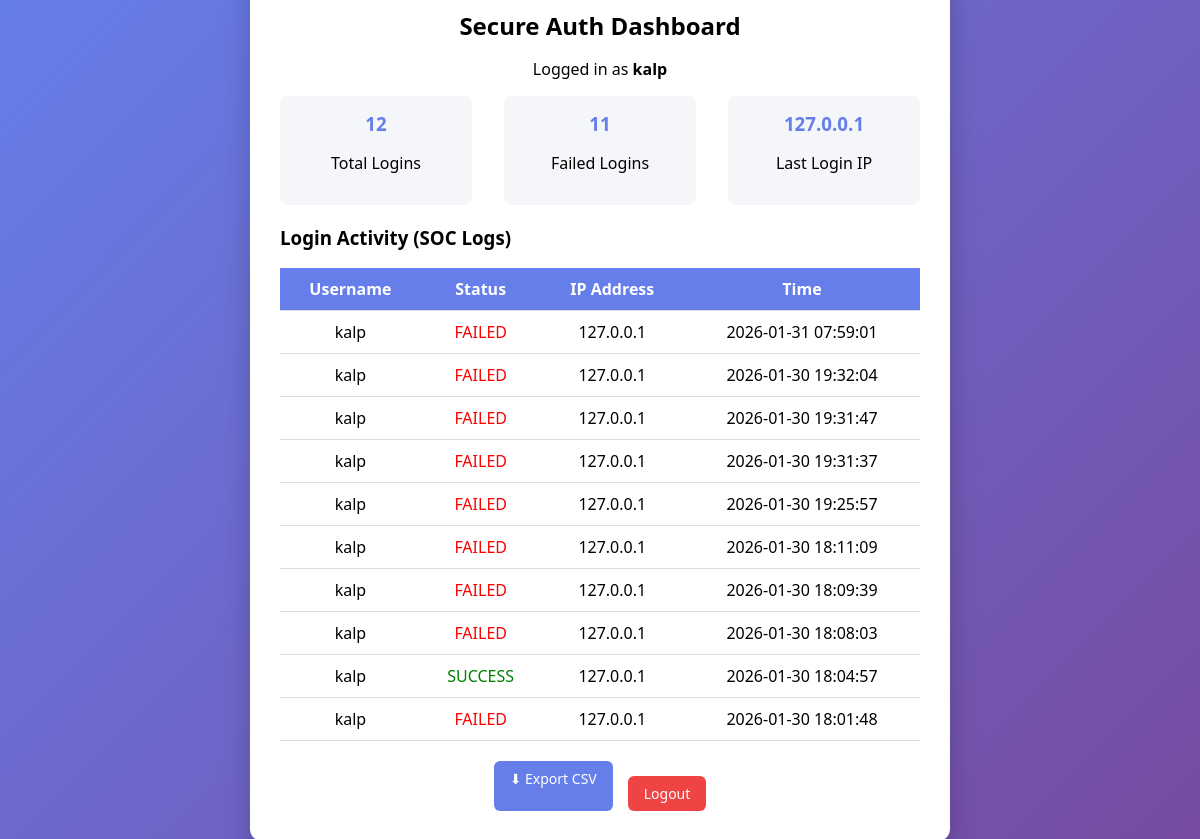
The app's page /dashboard (signed in) with its own data.
### tables this page shows
CREATE TABLE login_logs(
            username TEXT,
            status TEXT,
            ip TEXT,
            time DATETIME DEFAULT CURRENT_TIMESTAMP
        );

### app.py (the view)
@app.route("/dashboard")
def dashboard():
    print("SESSION IN DASHBOARD:", session)
    if "user" not in session:
        return redirect("/login")
    with get_db() as conn:
        logs=conn.execute(
            """
            SELECT username,status, ip ,time
            FROM login_logs
            WHERE username = ?
            ORDER BY time DESC
            LIMIT 10
            """,
            (session["user"],)
        ).fetchall()
        total_attempts = conn.execute(
            "SELECT COUNT(*) FROM login_logs WHERE username = ?",
            (session["user"],)
        ).fetchone()[0]
        failed_attempts = conn.execute(
            "SELECT COUNT(*) FROM login_logs WHERE username = ? AND status='FAILED'",
            (session["user"],)
        ).fetchone()[0]
        last_ip_row = conn.execute(
            """
            SELECT ip FROM login_logs
            WHERE username = ? AND status='SUCCESS'
            ORDER BY time DESC
            LIMIT 1
            """,
            (session["user"],)
        ).fetchone()
        last_ip = last_ip_row[0] if last_ip_row else "N/A"
    return render_template("dashboard.html", user=session["user"], logs=logs,total=total_attempts,failed=failed_attempts,last_ip=last_ip)

### app.py (called while the page is built)
def get_db():
    return sqlite3.connect("users.db")

### templates/dashboard.html
<link rel="stylesheet" href="{{ url_for('static', filename='style.css') }}">
<div class="card" style="width: 700px;">
    <h2>Secure Auth Dashboard</h2>
    <p class="center">Logged in as <b>{{ user }}</b></p>
    <div class="stats">
        <div class="stat">
            <h3>{{ total }}</h3>
            <p>Total Logins</p>
        </div>
        <div class="stat">
            <h3>{{ failed }}</h3>
            <p>Failed Logins</p>
        </div>
        <div class="stat">
            <h3>{{ last_ip }}</h3>
            <p>Last Login IP</p>
        </div>
    </div>
    <h3 style="margin-top:20px;">Login Activity (SOC Logs)</h3>
    <table>
        <tr>
            <th>Username</th>
            <th>Status</th>
            <th>IP Address</th>
            <th>Time</th>
        </tr>
        {% for log in logs %}
        <tr>
            <td>{{ log[0] }}</td>
            <td class="{{ 'success' if log[1]=='SUCCESS' else 'error' }}">
                {{ log[1] }}
            </td>
            <td>{{ log[2] }}</td>
            <td>{{ log[3] }}</td>
        </tr>
        {% endfor %}
    </table>
    <div class="actions">
        <a href="/export" class="btn export">⬇ Export CSV</a>
        <a href="/logout" class="btn logout">Logout</a>
    </div>
</div>

### static/style.css (style rules this page uses)
* { box-sizing: border-box; font-family: "Segoe UI", Tahoma, sans-serif; }
.card { background: white; padding: 30px; width: 330px; border-radius: 12px; box-shadow: 0 15px 30px rgba(0,0,0,0.2); }
.card h2 { text-align: center; margin-bottom: 15px; }
a { color: #667eea; text-decoration: none; font-size: 14px; }
.center { text-align: center; }
.logout { display: block; margin-top: 15px; text-align: center; }
.success { color: green; text-align: center; margin-bottom: 10px; }
.error { color: red; text-align: center; margin-bottom: 10px; }
.stats { display: flex; justify-content: space-between; margin-bottom: 20px; }
.stat { background: #f5f6fa; padding: 15px; border-radius: 8px; width: 30%; text-align: center; }
.stat h3 { margin: 0; color: #667eea; }
table { width: 100%; border-collapse: collapse; margin-top: 10px; }
th, td { padding: 10px; border-bottom: 1px solid #ddd; text-align: center; }
th { background: #667eea; color: white; }
.actions { display: flex; justify-content: center; gap: 15px; margin-top: 20px; }
.btn { padding: 8px 16px; font-size: 14px; border-radius: 6px; text-decoration: none; font-weight: 500; }
.btn.export { background: #667eea; color: white; }
.btn.logout { background: #ef4444; color: white; }

### records on screen
login_logs: ip "127.0.0.1", username "kalp", status "SUCCESS", time "2026-01-30 18:04:57"
login_logs: username "kalp", status "FAILED", ip "127.0.0.1", time "2026-01-31 07:59:01"
login_logs: username "kalp", status "FAILED", ip "127.0.0.1", time "2026-01-30 19:32:04"
login_logs: username "kalp", status "FAILED", ip "127.0.0.1", time "2026-01-30 19:31:47"
login_logs: username "kalp", status "FAILED", ip "127.0.0.1", time "2026-01-30 19:31:37"
login_logs: username "kalp", status "FAILED", ip "127.0.0.1", time "2026-01-30 19:25:57"
login_logs: username "kalp", status "FAILED", ip "127.0.0.1", time "2026-01-30 18:11:09"
login_logs: username "kalp", status "FAILED", ip "127.0.0.1", time "2026-01-30 18:09:39"
login_logs: username "kalp", status "FAILED", ip "127.0.0.1", time "2026-01-30 18:08:03"
login_logs: username "kalp", status "FAILED", ip "127.0.0.1", time "2026-01-30 18:01:48"

### other values on screen
{{ user }} "kalp"
{{ total }} "12"
{{ failed }} "11"
